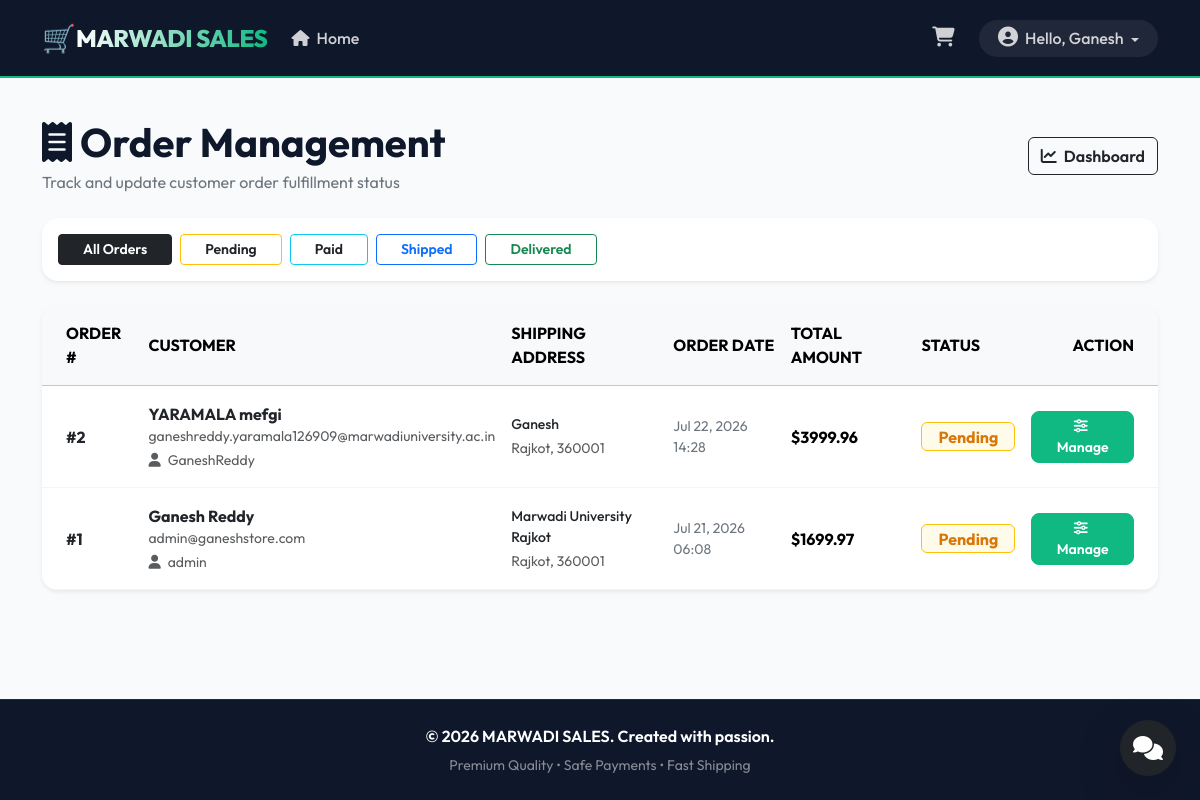
Screenshot of /staff/orders/ (signed in) with the database file from the repository.
### orders/models.py (models this page shows, shortened)
class Order(models.Model):
    STATUS_CHOICES = (
        ('Pending', 'Pending'),
        ('Paid', 'Paid'),
        ('Shipped', 'Shipped'),
        ('Delivered', 'Delivered'),
        ('Cancelled', 'Cancelled'),
    )
    user = models.ForeignKey(User, on_delete=models.CASCADE, related_name='orders', null=True, blank=True)
    first_name = models.CharField(max_length=50)
    last_name = models.CharField(max_length=50)
    email = models.EmailField()
    address = models.CharField(max_length=250)
    postal_code = models.CharField(max_length=20)
    city = models.CharField(max_length=100)
    created_at = models.DateTimeField(auto_now_add=True)
    updated_at = models.DateTimeField(auto_now=True)
    status = models.CharField(max_length=20, choices=STATUS_CHOICES, default='Pending')
    total_price = models.DecimalField(max_digits=10, decimal_places=2, default=0.00)

### staff/views.py (the view)
# urls.py: path('orders/', views.staff_order_list, name='order_list'),
@user_passes_test(is_staff_check, login_url='accounts:login')
def staff_order_list(request):
    orders = Order.objects.all().order_by('-created_at')
    status_filter = request.GET.get('status')
    if status_filter in ['Pending', 'Paid', 'Shipped', 'Delivered']:
        orders = orders.filter(status=status_filter)
    return render(request, 'staff/order_list.html', {
        'orders': orders,
        'status_filter': status_filter,
    })

### cart/context_processors.py (called while the page is built)
def cart_total_items(request):
    if request.user.is_authenticated:
        try:
            cart = Cart.objects.get(user=request.user)
            return {'cart_total_items': cart.get_total_items()}
        except Cart.DoesNotExist:
            return {'cart_total_items': 0}
    else:
        session_cart = request.session.get('session_cart', {})
        total = sum(session_cart.values())
        return {'cart_total_items': total}

### staff/views.py (called while the page is built)
def is_staff_check(user):
    return user.is_authenticated and (user.is_staff or user.is_superuser)

### staff/templates/staff/order_list.html (shortened to what this page needs)
{% extends 'base.html' %}
{% load static %}
{% block content %}
<div class="d-flex flex-column flex-md-row justify-content-between align-items-md-center mb-4">
    <div>
        <h1 class="fw-bold mb-1"><i class="fa-solid fa-receipt text-emerald me-2"></i>Order Management</h1>
        <p class="text-secondary mb-0">Track and update customer order fulfillment status</p>
    </div>
    <div class="mt-3 mt-md-0 d-flex gap-2">
        <a href="{% url 'staff:dashboard' %}" class="btn btn-outline-dark fw-semibold">
            <i class="fa-solid fa-chart-line me-1"></i> Dashboard
        </a>
    </div>
</div>
<div class="card border-0 shadow-sm rounded-4 mb-4 bg-white p-3">
    <div class="d-flex flex-wrap gap-2">
        <a href="{% url 'staff:order_list' %}" class="btn {% if not status_filter %}btn-dark{% else %}btn-outline-dark{% endif %} btn-sm px-4 fw-semibold">All Orders</a>
        <a href="{% url 'staff:order_list' %}?status=Pending" class="btn {% if status_filter == 'Pending' %}btn-warning text-dark{% else %}btn-outline-warning text-dark{% endif %} btn-sm px-4 fw-semibold">Pending</a>
        <a href="{% url 'staff:order_list' %}?status=Paid" class="btn {% if status_filter == 'Paid' %}btn-info text-dark{% else %}btn-outline-info text-dark{% endif %} btn-sm px-4 fw-semibold">Paid</a>
        <a href="{% url 'staff:order_list' %}?status=Shipped" class="btn {% if status_filter == 'Shipped' %}btn-primary{% else %}btn-outline-primary{% endif %} btn-sm px-4 fw-semibold">Shipped</a>
        <a href="{% url 'staff:order_list' %}?status=Delivered" class="btn {% if status_filter == 'Delivered' %}btn-success{% else %}btn-outline-success{% endif %} btn-sm px-4 fw-semibold">Delivered</a>
    </div>
</div>
<div class="card border-0 shadow-sm rounded-4 overflow-hidden bg-white">
    <div class="table-responsive">
        <table class="table table-align-middle mb-0">
            <thead class="table-light text-uppercase font-size-sm">
                <tr>
                    <th class="ps-4 py-3">Order #</th>
                    <th class="py-3">Customer</th>
                    <th class="py-3">Shipping Address</th>
                    <th class="py-3">Order Date</th>
                    <th class="py-3">Total Amount</th>
                    <th class="py-3">Status</th>
                    <th class="pe-4 py-3 text-end">Action</th>
                </tr>
            </thead>
            <tbody>
                {% for order in orders %}
                    <tr>
                        <td class="ps-4 py-3 fw-bold text-dark">#{{ order.id }}</td>
                        <td class="py-3">
                            <div class="fw-bold text-dark">{{ order.first_name }} {{ order.last_name }}</div>
                            <small class="text-muted d-block">{{ order.email }}</small>
                            <small class="text-muted"><i class="fa-solid fa-user me-1"></i> {{ order.user.username }}</small>
                        </td>
                        <td class="py-3">
                            <small class="d-block text-dark fw-medium">{{ order.address }}</small>
                            <small class="text-muted">{{ order.city }}, {{ order.postal_code }}</small>
                        </td>
                        <td class="py-3 text-secondary small">
                            {{ order.created_at|date:"M d, Y H:i" }}
                        </td>
                        <td class="py-3 fw-bold text-emerald">
                            ${{ order.total_price }}
                        </td>
                        <td class="py-3">
                            {% if order.status == 'Pending' %}
                                <span class="badge bg-warning-light text-warning border border-warning px-3 py-1.5 fs-6">Pending</span>
                            {% elif order.status == 'Paid' %}
                                <span class="badge bg-info-light text-info border border-info px-3 py-1.5 fs-6">Paid</span>
                            {% elif order.status == 'Shipped' %}
                                <span class="badge bg-primary-light text-primary border border-primary px-3 py-1.5 fs-6">Shipped</span>
                            {% elif order.status == 'Delivered' %}
                                <span class="badge bg-success-light text-success border border-success px-3 py-1.5 fs-6">Delivered</span>
                            {% endif %}
                        </td>
                        <td class="pe-4 py-3 text-end">
                            <a href="{% url 'staff:order_detail' order.id %}" class="btn btn-emerald btn-sm px-3 fw-semibold">
                                <i class="fa-solid fa-sliders me-1"></i> Manage
                            </a>
                        </td>
                    </tr>
                {% endfor %}
            </tbody>
        </table>
    </div>
</div>
{% endblock %}

### templates/base.html (shortened to what this page needs)
{% load static %}
<!DOCTYPE html>
<html lang="en">
<head>
    <link href="https://cdn.jsdelivr.net/npm/bootstrap@5.3.7/dist/css/bootstrap.min.css" rel="stylesheet">
    <link rel="stylesheet" href="https://cdnjs.cloudflare.com/ajax/libs/font-awesome/6.4.0/css/all.min.css">
    <link rel="stylesheet" href="{% static 'css/style.css' %}">
</head>
<body>
<nav class="navbar navbar-expand-lg sticky-top">
    <div class="container">
        <a class="navbar-brand" href="{% url 'products:home' %}">
            <span class="brand-emoji">🛒</span> <span class="brand-text">MARWADI SALES</span>
        </a>
        <div class="collapse navbar-collapse" id="navbarNav">
            <ul class="navbar-nav me-auto">
                <li class="nav-item">
                    <a class="nav-link" href="{% url 'products:home' %}"><i class="fa-solid fa-house me-1"></i> Home</a>
                </li>
            </ul>
            <ul class="navbar-nav ms-auto align-items-center">
                {% if user.is_authenticated %}
                    <li class="nav-item">
                        <a class="nav-link position-relative me-3" href="{% url 'cart:cart_detail' %}">
                            <i class="fa-solid fa-cart-shopping fs-5"></i>
                        </a>
                    </li>
                    <li class="nav-item dropdown">
                        <a class="nav-link dropdown-toggle user-dropdown" href="#" role="button" data-bs-toggle="dropdown" aria-expanded="false">
                            <i class="fa-solid fa-circle-user me-1 fs-5"></i> Hello, {{ user.username }}
                        </a>
                    </li>
                {% endif %}
            </ul>
        </div>
    </div>
</nav>
<main class="container py-4 flex-grow-1">
    {% block content %}
    {% endblock %}
</main>
<footer class="text-white text-center py-4 mt-auto">
    <div class="container">
        <p class="mb-1 fw-semibold">&copy; 2026 MARWADI SALES. Created with passion.</p>
        <small class="text-white-50">Premium Quality • Safe Payments • Fast Shipping</small>
    </div>
</footer>
<div id="rag-chatbot-container" class="position-fixed bottom-0 end-0 m-4 z-3">
    <button id="chatbot-launcher" class="btn btn-dark btn-lg rounded-circle shadow-lg d-flex align-items-center justify-content-center p-0 ms-auto" style="width: 56px; height: 56px;">
        <i class="fa-solid fa-comments fs-4"></i>
    </button>
</div>
</body>
</html>

### static/css/style.css (style rules this page uses)
:root { --primary: #10b981; --primary-hover: #059669; --primary-light: #ecfdf5; --dark: #0f172a; --dark-light: #1e293b; --light-bg: #f8fafc; --body-text: #334155; --heading-text: #0f172a; --card-shadow: 0 10px 15px -3px rgba(0, 0, 0, 0.05), 0 4px 6px -2px rgba(0, 0, 0, 0.02); --hover-shadow: 0 20px 25px -5px rgba(0, 0, 0, 0.1), 0 10px 10px -5px rgba(0, 0, 0, 0.04); }
body { font-family: 'Outfit', sans-serif; background-color: var(--light-bg); color: var(--body-text); min-height: 100vh; display: flex; flex-direction: column; }
h1, h2, h3, h4, h5, h6 { color: var(--heading-text); }
.navbar { background-color: var(--dark) !important; border-bottom: 2px solid var(--primary); padding: 0.8rem 0; }
.navbar-brand { font-size: 1.5rem; display: flex; align-items: center; }
.brand-text { font-weight: 800; letter-spacing: -0.5px; background: linear-gradient(to right, #ffffff, var(--primary)); -webkit-background-clip: text; -webkit-text-fill-color: transparent; }
.brand-emoji { font-size: 1.7rem; }
.navbar-nav .nav-link { color: rgba(255, 255, 255, 0.8) !important; font-weight: 500; padding: 0.5rem 1rem; transition: color 0.2s ease; }
.user-dropdown { background-color: rgba(255, 255, 255, 0.07); border-radius: 30px; padding: 0.4rem 1.2rem !important; }
.user-dropdown:after { vertical-align: 0.15em; }
.btn-emerald { background-color: var(--primary); border-color: var(--primary); color: white; font-weight: 600; border-radius: 8px; transition: all 0.2s ease; }
.bg-warning-light { background-color: #fffbeb !important; color: #d97706 !important; }
.card { border-radius: 16px; background-color: #ffffff; }
.table-align-middle td, .table-align-middle th { vertical-align: middle; }
.table { border-color: #f1f5f9; }
footer { background-color: var(--dark); border-top: 1px solid var(--dark-light); }

### rows the page displays
Order: id "2", first_name "YARAMALA", last_name "mefgi", email "ganeshreddy.yaramala126909@marwadiuniversity.ac.in", user.username "GaneshReddy", address "Ganesh", city "Rajkot", postal_code "360001", created_at "Jul 22, 2026 14:28", total_price "3999.96", status "Pending"
Order: id "1", first_name "Ganesh", last_name "Reddy", email "admin@ganeshstore.com", user.username "admin", address "Marwadi University Rajkot", city "Rajkot", postal_code "360001", created_at "Jul 21, 2026 06:08", total_price "1699.97", status "Pending"

### other values shown
{{ user.username }} "Ganesh"
